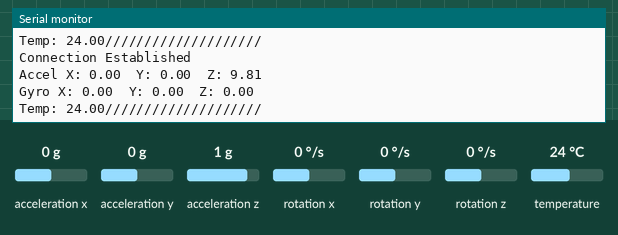
Bench run of a program on a simulated ESP32-S3. Parts: the last lines printed to the serial monitor. The test bench sets the inputs (shaded band); at power-on: acceleration x 0 g, acceleration y 0 g, acceleration z 1 g, rotation x 0 °/s, rotation y 0 °/s, rotation z 0 °/s, temperature 24 °C.

Above: at 2.8 s.
2.9 s: acceleration x set to -1.4 g
At 5.1 s:
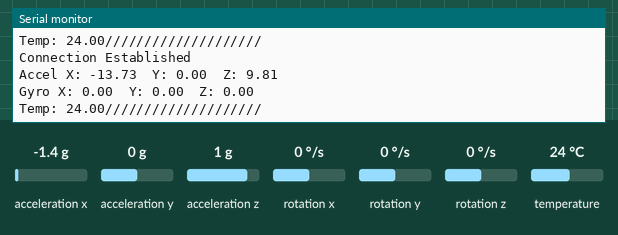
5.6 s: acceleration y set to -1.4 g
At 6.8 s:
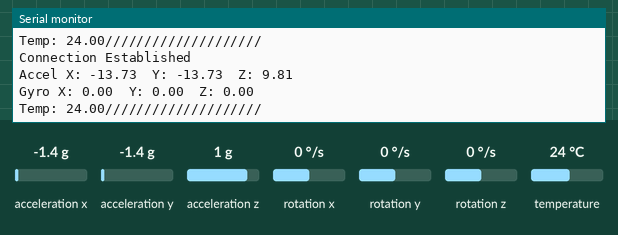
8.3 s: acceleration z set to -1.4 g
At 10.8 s:
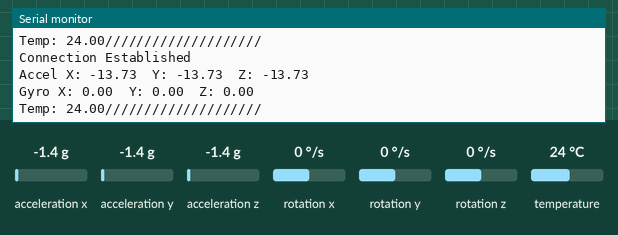
11.0 s: rotation x set to -192 °/s
At 13.3 s:
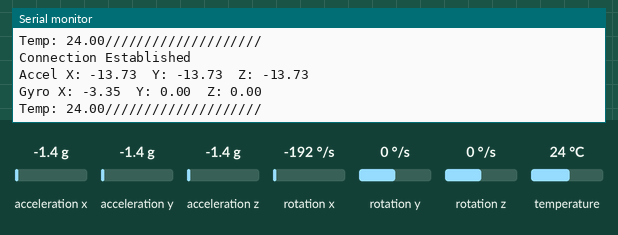
13.7 s: rotation y set to -192 °/s
At 15.0 s:
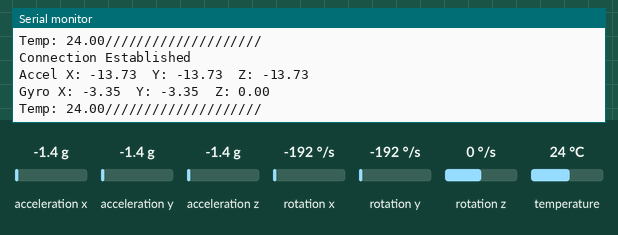

Measured:
- after the input at 2.9 s, the serial monitor: prints a new line after 1.1 s (image 1)
- after the input at 5.6 s, the serial monitor: prints a new line after 0.42 s (image 2)
- after the input at 8.3 s, the serial monitor: prints a new line after 1.7 s (image 3)
- after the input at 11.0 s, the serial monitor: prints a new line after 1.0 s (image 4)
- after the input at 13.7 s, the serial monitor: prints a new line after 0.34 s (image 5)

The program:

main.cpp
```cpp
#include <Arduino.h>
#include <Adafruit_MPU6050.h>
#include <Wire.h>

#define SCl 4
#define SDA 11
#define Address 0x68

Adafruit_MPU6050 mpu;

void setup()
{

  Serial.begin(115200);
  Serial.println("MPU Sensor Started!");
  Wire.begin(SDA, SCl);
  Wire.write(Address);
}
void loop()
{
  if (!mpu.begin(Address))
  {
    Serial.println("These is no Connection");
  }
  else
  {
    Serial.println("Connection Established");
    sensors_event_t accel, gyro, temp;
    mpu.getEvent(&accel, &gyro, &temp);
    Serial.print("Accel X: ");
    Serial.print(accel.acceleration.x);
    Serial.print("  Y: ");
    Serial.print(accel.acceleration.y);
    Serial.print("  Z: ");
    Serial.println(accel.acceleration.z);
    Serial.print("Gyro X: ");
    Serial.print(gyro.gyro.x);
    Serial.print("  Y: ");
    Serial.print(gyro.gyro.y);
    Serial.print("  Z: ");
    Serial.println(gyro.gyro.z);

    Serial.print("Temp: ");
    Serial.print(temp.temperature);
    Serial.println("////////////////////");
  }
  delay(2000);
}
```
